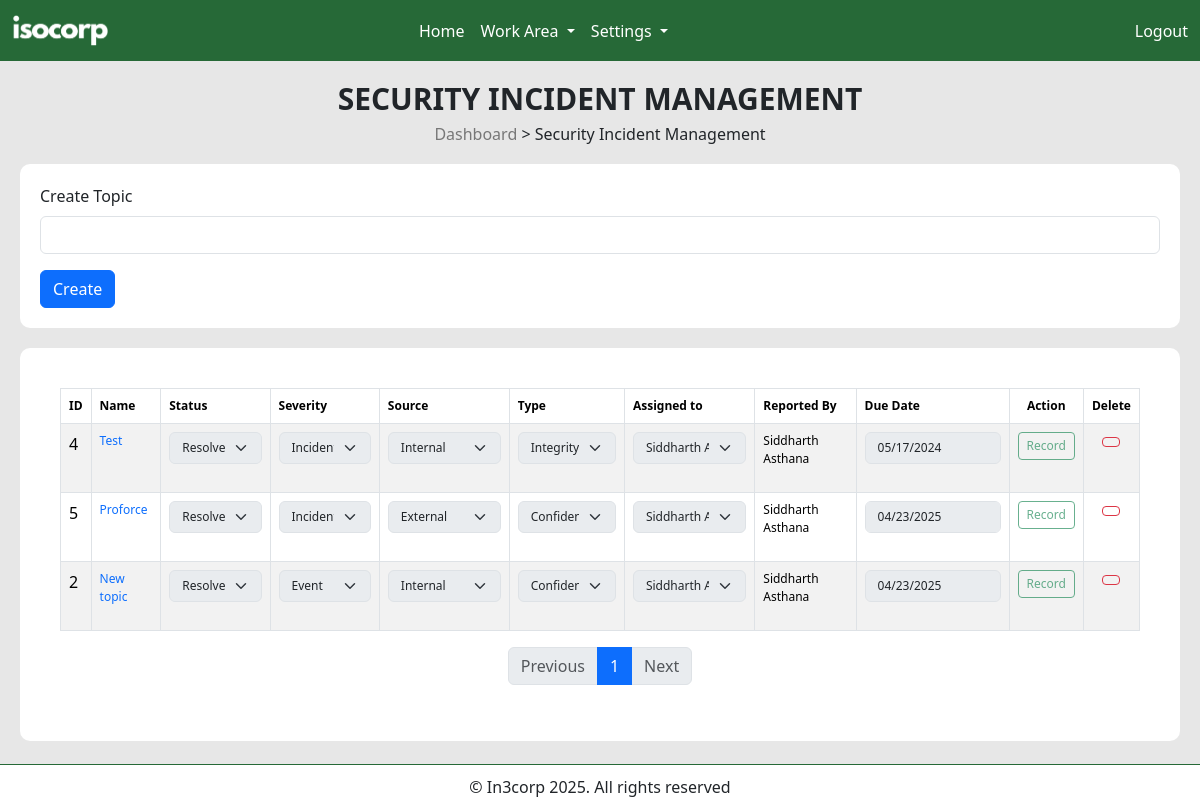
The page /all-code/security-incident-management.php (signed in) on the database its author committed.
### tables this page shows
CREATE TABLE `sim` (
  `sim_id` int(11) NOT NULL,
  `sim_topic` varchar(255) DEFAULT NULL,
  `sim_details` blob,
  `sim_status` varchar(50) DEFAULT NULL,
  `sim_severity` varchar(50) DEFAULT NULL,
  `sim_source` varchar(50) DEFAULT NULL,
  `sim_type` varchar(50) DEFAULT NULL,
  `sim_final` varchar(15) DEFAULT NULL,
  `sim_reported_date` varchar(100) DEFAULT NULL,
  `sim_reported_by` varchar(50) DEFAULT NULL,
  `sim_assigned_to` varchar(100) DEFAULT NULL,
  `sim_due_date` varchar(100) DEFAULT NULL
);

### all-code/includes/config.php (called while the page is built, shortened)
<?php
$user_role = isset($_COOKIE['user_role']) ? $_COOKIE['user_role'] : (isset($_SESSION['user_role']) ? $_SESSION['user_role'] : 'Guest');
?>

### all-code/security-incident-management.php (the view, shortened to what this page needs)
<?php
include('includes/header.php');
include('includes/navbar.php');
include 'includes/config.php';
include 'includes/connection.php';
?>
<div class="dashboard-container">
    <div class="screen-name-container">
        <h1>SECURITY INCIDENT MANAGEMENT</h1>
        <h2><a href="dashboard.php">Dashboard</a> > Security Incident Management</h2>
    </div>
    <div class="sim-topic-container">
        <form action="" method="POST">
            <div class="mb-3">
                <label for="exampleInputEmail1" class="form-label">Create Topic</label>
                <input type="text" name="sim_topic" class="form-control" id="exampleInputEmail1"
                    aria-describedby="emailHelp" required>
            </div>
            <button type="submit" name="create" class="btn btn-primary">Create</button>
        </form>
    </div>
    <?php
    $records_per_page = 10;
    $current_page = isset($_GET['page']) && is_numeric($_GET['page']) ? (int)$_GET['page'] : 1;
    $offset = ($current_page - 1) * $records_per_page;
    $total_query = "SELECT COUNT(*) AS total FROM `sim`";
    $total_result = mysqli_query($connection, $total_query);
    $total_row = mysqli_fetch_assoc($total_result);
    $total_records = $total_row['total'];
    $total_pages = ceil($total_records / $records_per_page);
    $fetch = "SELECT * FROM `sim` LIMIT $records_per_page OFFSET $offset";
    $fetch_r = mysqli_query($connection, $fetch);
    $fetch_count = mysqli_num_rows($fetch_r);
    if ($fetch_count > 0) {
    ?>
        <div class="table-responsive sim-table-container mb-5">
            <table class="table table-bordered table-striped">
                <thead>
                    <tr class="sim-th">
                        <th style="font-size: 12px !important; font-weight: 600 !important;" scope="col">ID</th>
                        <th style="font-size: 12px !important; font-weight: 600 !important;" scope="col">Name</th>
                        <th style="font-size: 12px !important; font-weight: 600 !important;" scope="col">Status</th>
                        <th style="font-size: 12px !important; font-weight: 600 !important;" scope="col">Severity</th>
                        <th style="font-size: 12px !important; font-weight: 600 !important;" scope="col">Source</th>
                        <th style="font-size: 12px !important; font-weight: 600 !important;" scope="col">Type</th>
                        <th style="font-size: 12px !important; font-weight: 600 !important;" scope="col">Assigned to</th>
                        <th style="font-size: 12px !important; font-weight: 600 !important;" scope="col">Reported By</th>
                        <th style="font-size: 12px !important; font-weight: 600 !important;" scope="col">Due Date</th>
                        <?php if ($user_role === '1') { ?>
                            <th style="font-size: 12px !important; font-weight: 600 !important;" class="text-center" scope="col">Action</th>
                        <?php } ?>
                        <th style="font-size: 12px !important; font-weight: 600 !important;" class="text-center" scope="col">Delete</th>
                    </tr>
                </thead>
                <tbody>
                    <?php while ($row = mysqli_fetch_assoc($fetch_r)) {
                        $sim_id = $row['sim_id'];
                        $sim_topic = $row['sim_topic'];
                        $sim_status = $row['sim_status'];
                        $sim_severity = $row['sim_severity'];
                        $sim_source = $row['sim_source'];
                        $sim_type = $row['sim_type'];
                        $sim_reported_by = $row['sim_reported_by'];
                        $sim_due_date = $row['sim_due_date'];
                        $sim_assigned_to = $row['sim_assigned_to'];
                    ?>
                        <tr class="sim-th">
                            <form action="" method="POST">
                                <th scope="row">
                                    <?php echo $sim_id ?>
                                </th>
                                <td>
                                    <a href="sim-details.php?id=<?php echo $sim_id; ?>" class="text-decoration-none">
                                        <?php echo htmlspecialchars($sim_topic); ?>
                                    </a>
                                </td>
                                <td>
                                    <select style="font-size: 12px;" name="sim_status" class="form-select" required <?= $sim_status == "2" ? 'disabled' : '' ?>>
                                        <option value="2" <?= $sim_status == "2" ? 'selected' : '' ?>>Resolved</option>
                                    </select>
                                </td>
                                <td>
                                    <select style="font-size: 12px;" name="sim_severity" class="form-select" required <?= $sim_status == "2" ? 'disabled' : '' ?>>
                                        <option value="1" <?= $sim_severity == "1" ? 'selected' : '' ?>>Incident</option>
                                        <option value="2" <?= $sim_severity == "2" ? 'selected' : '' ?>>Event</option>
                                    </select>
                                </td>
                                <td>
                                    <select style="font-size: 12px;" name="sim_source" class="form-select" required <?= $sim_status == "2" ? 'disabled' : '' ?>>
                                        <option value="1" <?= $sim_source == "1" ? 'selected' : '' ?>>External</option>
                                        <option value="2" <?= $sim_source == "2" ? 'selected' : '' ?>>Internal</option>
                                    </select>
                                </td>
                                <td>
                                    <select style="font-size: 12px;" name="sim_type" class="form-select" required <?= $sim_status == "2" ? 'disabled' : '' ?>>
                                        <option value="1" <?= $sim_type == "1" ? 'selected' : '' ?>>Confidentiality</option>
                                        <option value="2" <?= $sim_type == "2" ? 'selected' : '' ?>>Integrity</option>
                                    </select>
                                </td>
                                <td>
                                    <select style="font-size: 12px;" name="sim_assigned_to" class="form-select" required <?= $sim_status == "2" ? 'disabled' : '' ?>>
                                        <?php
                                        $get_user = "SELECT * FROM `user`";
                                        $get_user_r = mysqli_query($connection, $get_user);
                                        while ($row = mysqli_fetch_assoc($get_user_r)) {
                                            $fetched_user_name = $row['isms_user_name'];
                                            $selected = ($fetched_user_name == $sim_assigned_to) ? 'selected' : '';
                                        ?>
                                            <option value="<?= htmlspecialchars($fetched_user_name) ?>" <?= $selected ?>>
                                                <?= htmlspecialchars($fetched_user_name) ?>
                                            </option>
                                        <?php } ?>
                                    </select>
                                </td>
                                <td>
                                    <p><?php echo $sim_reported_by ?></p>
                                </td>
                                <td>
                                    <div class="mb-3">
                                        <input
                                            type="date"
                                            name="sim_due_date"
                                            style="font-size: 12px;"
                                            class="form-control"
                                            value="<?= htmlspecialchars($sim_due_date) ?>"
                                            <?= $sim_status == "2" ? 'disabled' : '' ?>>
                                    </div>
                                </td>
                                <?php if ($user_role === '1') { ?>
                                    <td class="text-center">
                                        <button type="submit" style="font-size: 12px;" name="record" class="btn btn-sm btn-outline-success"
                                            <?= $sim_status == "2" ? 'disabled' : '' ?>>Record</button>
                                    </td>
                                <?php } ?>
                                <td class="text-center">
                                    <form action="" method="POST" onsubmit="return confirm('Are you sure you want to delete this incident?');">
                                        <button type="submit" style="font-size: 12px;" name="delete" class="btn btn-sm btn-outline-danger">
                                        </button>
                                    </form>
                                </td>
                            </form>
                        </tr>
                    <?php } ?>
                </tbody>
            </table>
            <nav aria-label="Page navigation" class="mt-3 d-flex justify-content-center">
                <ul class="pagination">
                    <li class="page-item <?php if ($current_page <= 1) echo 'disabled'; ?>">
                        <a class="page-link" href="?page=<?php echo max(1, $current_page - 1); ?>">Previous</a>
                    </li>
                    <?php for ($i = 1; $i <= $total_pages; $i++) { ?>
                        <li class="page-item <?php if ($i == $current_page) echo 'active'; ?>">
                            <a class="page-link" href="?page=<?php echo $i; ?>"><?php echo $i; ?></a>
                        </li>
                    <?php } ?>
                    <li class="page-item <?php if ($current_page >= $total_pages) echo 'disabled'; ?>">
                        <a class="page-link" href="?page=<?php echo min($total_pages, $current_page + 1); ?>">Next</a>
                    </li>
                </ul>
            </nav>
        </div>
    <?php } else { ?>
        <div class="alert alert-danger mt-5" role="alert">No security incidents recorded!</div>
    <?php } ?>
</div>
<?php include('includes/footer.php');

### all-code/assets/styles.css (style rules this page uses)
body { background-color: #e7e7e7; }
.tab h1, h2, h3, h4 { font-size: 16px !important; margin: 0; }
.dashboard-container { padding: 20px; }
.screen-name-container { width: 100%; display: flex; justify-content: center; align-items: center; flex-direction: column; }
.screen-name-container h1 { font-size: 30px; font-weight: 700; }
.screen-name-container h2 { font-size: 16px; }
.screen-name-container a { font-size: 16px; text-decoration: none; color: #777; }
.clause-content td, th { font-size: 16px !important; font-weight: 500 !important; margin: 0; margin-bottom: 10px; }
.sim-topic-container { background-color: #fff; padding: 20px; border-radius: 10px; margin-top: 20px; }
.sim-table-container { background-color: #fff; padding: 40px; border-radius: 10px; margin-top: 20px; }
.sim-th th { font-size: 12px; }
.sim-th td { font-size: 12px !important; }

### rows shown on the page
sim: sim_id "4", sim_topic "Test", sim_status "Resolved", sim_severity "Incident", sim_source "Internal", sim_type "Integrity", sim_reported_by "Siddharth Asthana", sim_due_date "05/17/2024"
sim: sim_id "5", sim_topic "Proforce", sim_status "Resolved", sim_severity "Incident", sim_source "External", sim_type "Confidentiality", sim_reported_by "Siddharth Asthana", sim_due_date "04/23/2025"
sim: sim_id "2", sim_topic "New topic", sim_status "Resolved", sim_severity "Event", sim_source "Internal", sim_type "Confidentiality", sim_reported_by "Siddharth Asthana", sim_due_date "04/23/2025"

### other values the page prints
form field sim_assigned_to "Siddharth Asthana"
